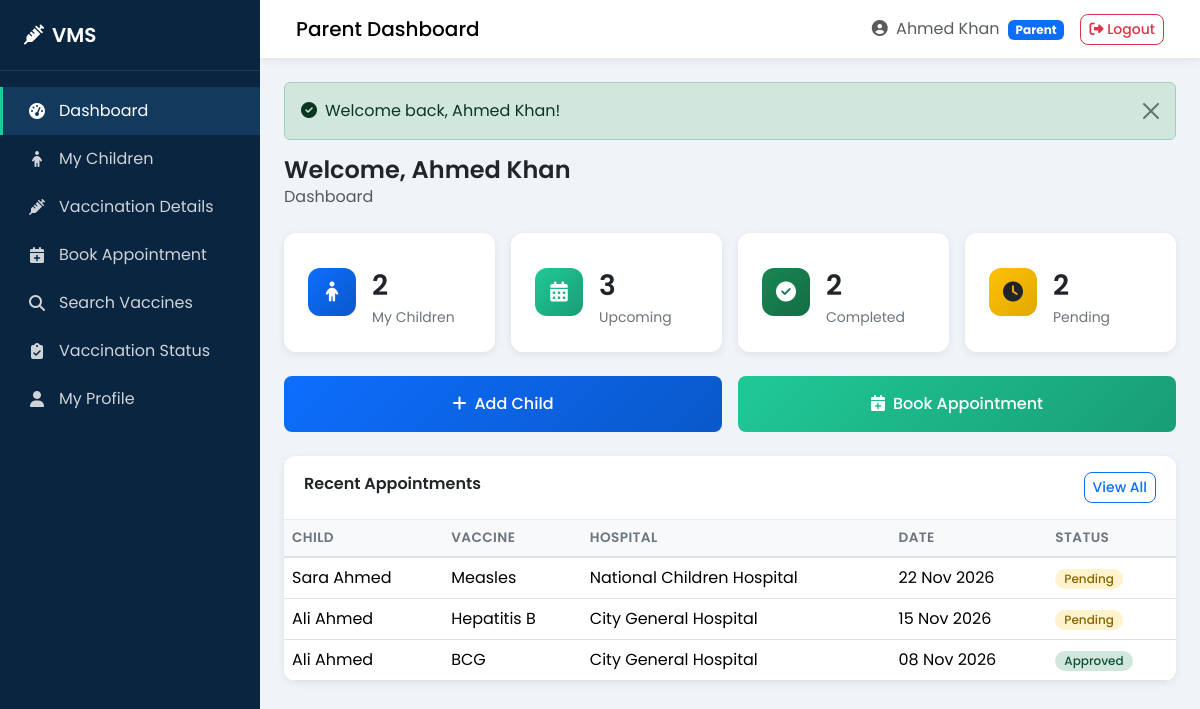
The page /parent/dashboard.php (signed in) on the database its author committed.
### tables this page shows
CREATE TABLE `appointments` (
  `id` int(11) NOT NULL AUTO_INCREMENT,
  `parent_id` int(11) NOT NULL,
  `child_id` int(11) NOT NULL,
  `hospital_id` int(11) NOT NULL,
  `vaccine_id` int(11) NOT NULL,
  `appointment_date` date NOT NULL,
  `appointment_time` time NOT NULL,
  `status` enum('pending','approved','rejected','completed','cancelled') NOT NULL DEFAULT 'pending',
  `notes` text DEFAULT NULL,
  `admin_notes` text DEFAULT NULL,
  `created_at` timestamp NOT NULL DEFAULT CURRENT_TIMESTAMP,
  `updated_at` timestamp NOT NULL DEFAULT CURRENT_TIMESTAMP ON UPDATE CURRENT_TIMESTAMP,
  PRIMARY KEY (`id`),
  KEY `parent_id` (`parent_id`),
  KEY `child_id` (`child_id`),
  KEY `hospital_id` (`hospital_id`),
  KEY `vaccine_id` (`vaccine_id`),
  KEY `idx_appointment_date` (`appointment_date`),
  KEY `idx_status` (`status`),
  CONSTRAINT `appointments_ibfk_1` FOREIGN KEY (`parent_id`) REFERENCES `parents` (`id`) ON DELETE CASCADE ON UPDATE CASCADE,
  CONSTRAINT `appointments_ibfk_2` FOREIGN KEY (`child_id`) REFERENCES `children` (`id`) ON DELETE CASCADE ON UPDATE CASCADE,
  CONSTRAINT `appointments_ibfk_3` FOREIGN KEY (`hospital_id`) REFERENCES `hospitals` (`id`) ON DELETE CASCADE ON UPDATE CASCADE,
  CONSTRAINT `appointments_ibfk_4` FOREIGN KEY (`vaccine_id`) REFERENCES `vaccines` (`id`) ON DELETE CASCADE ON UPDATE CASCADE
);

CREATE TABLE `children` (
  `id` int(11) NOT NULL AUTO_INCREMENT,
  `parent_id` int(11) NOT NULL,
  `full_name` varchar(100) NOT NULL,
  `date_of_birth` date NOT NULL,
  `gender` enum('male','female','other') NOT NULL,
  `blood_group` varchar(5) DEFAULT NULL,
  `cnic` varchar(15) DEFAULT NULL,
  `birth_certificate_no` varchar(50) DEFAULT NULL,
  `status` enum('active','inactive') NOT NULL DEFAULT 'active',
  `created_at` timestamp NOT NULL DEFAULT CURRENT_TIMESTAMP,
  `updated_at` timestamp NOT NULL DEFAULT CURRENT_TIMESTAMP ON UPDATE CURRENT_TIMESTAMP,
  PRIMARY KEY (`id`),
  KEY `parent_id` (`parent_id`),
  CONSTRAINT `children_ibfk_1` FOREIGN KEY (`parent_id`) REFERENCES `parents` (`id`) ON DELETE CASCADE ON UPDATE CASCADE
);

CREATE TABLE `vaccines` (
  `id` int(11) NOT NULL AUTO_INCREMENT,
  `name` varchar(100) NOT NULL,
  `description` text DEFAULT NULL,
  `recommended_age` varchar(50) DEFAULT NULL,
  `doses_required` int(11) NOT NULL DEFAULT 1,
  `interval_days` int(11) DEFAULT 0,
  `availability` enum('available','unavailable') NOT NULL DEFAULT 'available',
  `status` enum('active','inactive') NOT NULL DEFAULT 'active',
  `created_at` timestamp NOT NULL DEFAULT CURRENT_TIMESTAMP,
  `updated_at` timestamp NOT NULL DEFAULT CURRENT_TIMESTAMP ON UPDATE CURRENT_TIMESTAMP,
  PRIMARY KEY (`id`)
);

CREATE TABLE `hospitals` (
  `id` int(11) NOT NULL AUTO_INCREMENT,
  `hospital_name` varchar(150) NOT NULL,
  `email` varchar(100) NOT NULL,
  `phone` varchar(15) NOT NULL,
  `address` text NOT NULL,
  `city` varchar(50) NOT NULL,
  `password` varchar(255) NOT NULL,
  `status` enum('active','inactive','pending') NOT NULL DEFAULT 'pending',
  `created_at` timestamp NOT NULL DEFAULT CURRENT_TIMESTAMP,
  `updated_at` timestamp NOT NULL DEFAULT CURRENT_TIMESTAMP ON UPDATE CURRENT_TIMESTAMP,
  PRIMARY KEY (`id`),
  UNIQUE KEY `email` (`email`)
);

### config/config.php (called while the page is built, shortened)
<?php
function url($path = '') {
    return BASE_URL . '/' . ltrim($path, '/');
}
function e($string) {
    return htmlspecialchars($string ?? '', ENT_QUOTES, 'UTF-8');
}
function current_user_id() {
    return $_SESSION['user_id'] ?? null;
}

### parent/dashboard.php (the view, shortened to what this page needs)
<?php
require_once __DIR__ . '/../config/db.php';
$parent_id = current_user_id();
$stats = [];
$q = [
    'children' => "SELECT COUNT(*) AS c FROM children WHERE parent_id = $parent_id AND status='active'",
    'upcoming' => "SELECT COUNT(*) AS c FROM appointments WHERE parent_id = $parent_id AND appointment_date >= CURDATE() AND status IN ('pending','approved')",
    'completed' => "SELECT COUNT(*) AS c FROM vaccination_records vr JOIN children c ON vr.child_id = c.id WHERE c.parent_id = $parent_id",
    'pending' => "SELECT COUNT(*) AS c FROM appointments WHERE parent_id = $parent_id AND status = 'pending'"
];
foreach ($q as $k => $sql) {
    $res = mysqli_query($conn, $sql);
    $stats[$k] = ($r = mysqli_fetch_assoc($res)) ? (int)$r['c'] : 0;
}
$recent = [];
$stmt = mysqli_prepare($conn, "SELECT a.*, c.full_name AS child_name, v.name AS vaccine_name, h.hospital_name
    FROM appointments a
    JOIN children c ON a.child_id = c.id
    JOIN vaccines v ON a.vaccine_id = v.id
    JOIN hospitals h ON a.hospital_id = h.id
    WHERE a.parent_id = ?
    ORDER BY a.appointment_date DESC LIMIT 6");
mysqli_stmt_bind_param($stmt, "i", $parent_id);
mysqli_stmt_execute($stmt);
$res = mysqli_stmt_get_result($stmt);
while ($r = mysqli_fetch_assoc($res)) $recent[] = $r;
include __DIR__ . '/../includes/header.php';
?>
<div class="page-header">
    <div>
        <h1>Welcome, <?php echo e($_SESSION['user_name']); ?></h1>
        <nav aria-label="breadcrumb">
            <ol class="breadcrumb">
                <li class="breadcrumb-item active">Dashboard</li>
            </ol>
        </nav>
    </div>
</div>
<div class="row g-3 mb-4">
    <div class="col-6 col-md-3">
        <div class="stat-card">
            <div class="d-flex align-items-center gap-3">
                <div class="stat-icon bg-primary"><i class="fas fa-child"></i></div>
                <div>
                    <p class="stat-value"><?php echo $stats['children']; ?></p>
                    <p class="stat-label">My Children</p>
                </div>
            </div>
        </div>
    </div>
    <div class="col-6 col-md-3">
        <div class="stat-card">
            <div class="d-flex align-items-center gap-3">
                <div class="stat-icon bg-teal"><i class="fas fa-calendar-alt"></i></div>
                <div>
                    <p class="stat-value"><?php echo $stats['upcoming']; ?></p>
                    <p class="stat-label">Upcoming</p>
                </div>
            </div>
        </div>
    </div>
    <div class="col-6 col-md-3">
        <div class="stat-card">
            <div class="d-flex align-items-center gap-3">
                <div class="stat-icon bg-success"><i class="fas fa-check-circle"></i></div>
                <div>
                    <p class="stat-value"><?php echo $stats['completed']; ?></p>
                    <p class="stat-label">Completed</p>
                </div>
            </div>
        </div>
    </div>
    <div class="col-6 col-md-3">
        <div class="stat-card">
            <div class="d-flex align-items-center gap-3">
                <div class="stat-icon bg-warning"><i class="fas fa-clock"></i></div>
                <div>
                    <p class="stat-value"><?php echo $stats['pending']; ?></p>
                    <p class="stat-label">Pending</p>
                </div>
            </div>
        </div>
    </div>
</div>
<div class="row g-3 mb-4">
    <div class="col-md-6">
        <a href="<?php echo url('parent/add-child.php'); ?>" class="btn btn-primary w-100 py-3"><i class="fas fa-plus me-2"></i>Add Child</a>
    </div>
    <div class="col-md-6">
        <a href="<?php echo url('parent/book-appointment.php'); ?>" class="btn btn-teal w-100 py-3"><i class="fas fa-calendar-plus me-2"></i>Book Appointment</a>
    </div>
</div>
<div class="card">
    <div class="card-header d-flex justify-content-between">
        <span>Recent Appointments</span>
        <a href="<?php echo url('parent/vaccination-status.php'); ?>" class="btn btn-sm btn-outline-primary">View All</a>
    </div>
    <div class="table-responsive">
        <table class="table table-hover mb-0">
            <thead>
                <tr><th>Child</th><th>Vaccine</th><th>Hospital</th><th>Date</th><th>Status</th></tr>
            </thead>
            <tbody>
                <?php if (empty($recent)): ?>
                    <tr><td colspan="5" class="text-center text-muted py-4">No appointments yet. <a href="<?php echo url('parent/book-appointment.php'); ?>">Book one</a></td></tr>
                <?php else: foreach ($recent as $r): ?>
                    <tr>
                        <td><?php echo e($r['child_name']); ?></td>
                        <td><?php echo e($r['vaccine_name']); ?></td>
                        <td><?php echo e($r['hospital_name']); ?></td>
                        <td><?php echo date('d M Y', strtotime($r['appointment_date'])); ?></td>
                        <td><span class="badge badge-status badge-<?php echo e($r['status']); ?>"><?php echo ucfirst(e($r['status'])); ?></span></td>
                    </tr>
                <?php endforeach; endif; ?>
            </tbody>
        </table>
    </div>
</div>
<?php include __DIR__ . '/../includes/footer.php'; ?>

### assets/css/style.css (style rules this page uses)
:root { --primary: #0d6efd; --primary-dark: #0a58ca; --teal: #20c997; --teal-dark: #199d76; --green: #198754; --danger: #dc3545; --warning: #ffc107; --dark: #212529; --gray: #6c757d; --light: #f8f9fa; --sidebar-width: 260px; --sidebar-bg: #0a2540; --sidebar-hover: #133a5c; --card-shadow: 0 0.125rem 0.5rem rgba(0,0,0,0.08); --card-shadow-hover: 0 0.5rem 1.5rem rgba(0,0,0,0.12); }
* { box-sizing: border-box; }
body { font-family: 'Poppins', sans-serif; background-color: #f0f4f8; color: var(--dark); margin: 0; min-height: 100vh; }
.stat-card { background: #fff; border-radius: 0.75rem; padding: 1.5rem; box-shadow: var(--card-shadow); transition: transform 0.2s, box-shadow 0.2s; border: none; height: 100%; }
.stat-card .stat-icon { width: 48px; height: 48px; border-radius: 0.75rem; display: flex; align-items: center; justify-content: center; font-size: 1.25rem; color: #fff; }
.stat-card .stat-icon.bg-primary { background: linear-gradient(135deg, #0d6efd, #0a58ca); }
.stat-card .stat-icon.bg-teal { background: linear-gradient(135deg, #20c997, #199d76); }
.stat-card .stat-icon.bg-success { background: linear-gradient(135deg, #198754, #146c43); }
.stat-card .stat-icon.bg-warning { background: linear-gradient(135deg, #ffc107, #e0a800); color: #212529; }
.stat-card .stat-value { font-size: 1.75rem; font-weight: 600; margin: 0.5rem 0 0; }
.stat-card .stat-label { color: var(--gray); font-size: 0.875rem; margin: 0; }
.card { border: none; border-radius: 0.75rem; box-shadow: var(--card-shadow); }
.card-header { background: #fff; border-bottom: 1px solid #e9ecef; font-weight: 600; border-radius: 0.75rem 0.75rem 0 0 !important; padding: 1rem 1.25rem; }
.table { margin-bottom: 0; }
.table thead th { background: #f8f9fa; font-weight: 600; font-size: 0.85rem; text-transform: uppercase; letter-spacing: 0.03em; color: var(--gray); border-bottom: 2px solid #dee2e6; white-space: nowrap; }
.table td { vertical-align: middle; }
.table-responsive { border-radius: 0 0 0.75rem 0.75rem; }
.badge-status { padding: 0.35em 0.75em; border-radius: 50rem; font-weight: 500; font-size: 0.75rem; }
.badge-pending { background: #fff3cd; color: #856404; }
.badge-approved { background: #d1e7dd; color: #0f5132; }
.btn { border-radius: 0.5rem; font-weight: 500; }
.btn-primary { background: linear-gradient(135deg, #0d6efd, #0a58ca); border: none; }
.btn-teal { background: linear-gradient(135deg, #20c997, #199d76); border: none; color: #fff; }
.page-header { display: flex; flex-wrap: wrap; justify-content: space-between; align-items: center; margin-bottom: 1.5rem; gap: 1rem; }
.page-header h1 { font-size: 1.5rem; font-weight: 600; margin: 0; }
.breadcrumb { margin-bottom: 0; background: transparent; padding: 0; }

### rows shown on the page
appointments: id "3", child.full_name "Sara Ahmed", vaccine.name "Measles", hospital.hospital_name "National Children Hospital", appointment_date "22 Nov 2026", status "Pending"
appointments: child.full_name "Ali Ahmed", vaccine.name "Hepatitis B", hospital.hospital_name "City General Hospital", appointment_date "15 Nov 2026", status "Pending"
appointments: child.full_name "Ali Ahmed", vaccine.name "BCG", hospital.hospital_name "City General Hospital", appointment_date "08 Nov 2026", status "Approved"

### other values the page prints
$page_title "Parent Dashboard"
$_SESSION['user_name'] "Ahmed Khan"
$_SESSION['role'] "Parent"
$success "Welcome back, Ahmed Khan!"
$stats['children'] "2"
$stats['completed'] "2"
$stats['pending'] "2"
